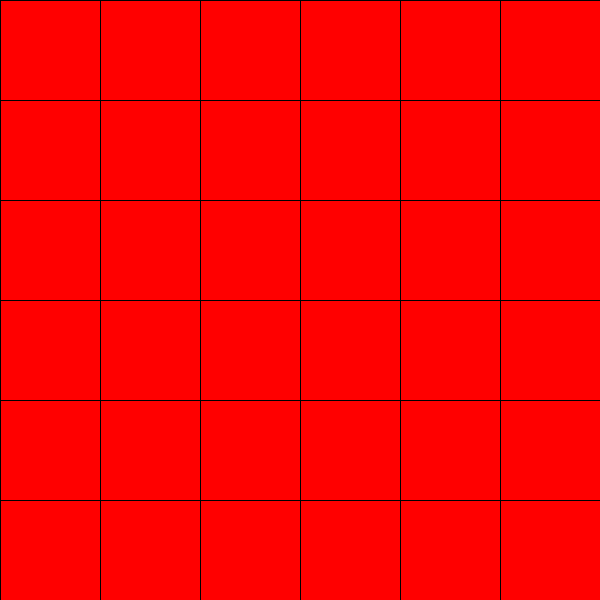
Frame 1 (no input)
Frame 60 (the mouse pressed at the canvas centre just before this capture): identical to frame 1, image omitted
Frame 120 (the mouse held since frame 60 and released just before this capture): identical to frame 1, image omitted

The Processing sketch that drew this single still picture (run headless with seeded random() and noise(); from frame 60 on, the mouse is pressed at the canvas centre):

// Processing sketch: Day14_Classwork_Sketch
// ── Day14_Classwork_Sketch.pde

int rows,cols,w,h;
int [][]posX;
int [][] posY;

void setup(){
  size(600,600);
  rows = height/100;
  cols = width/100;
  w = width/rows;
  h= height/cols;
  posX = new int [rows][cols];
  posY = new int [rows][cols];
  for(int r =0; r < rows; r++) {
    for(int c = 0; c< cols; c++) {
      posX[r][c] = w*c;
      posY[r][c] = h*r;
    }
  }
}

void draw() {
  for(int r =0; r < rows; r++) {
    for(int c = 0; c< cols; c++) {
      if(c%2 != 0) {
        fill(255);
      }
      fill(255,0,0);
      rect(posX[r][c],posY[r][c],w,h);
    }
  }
}
